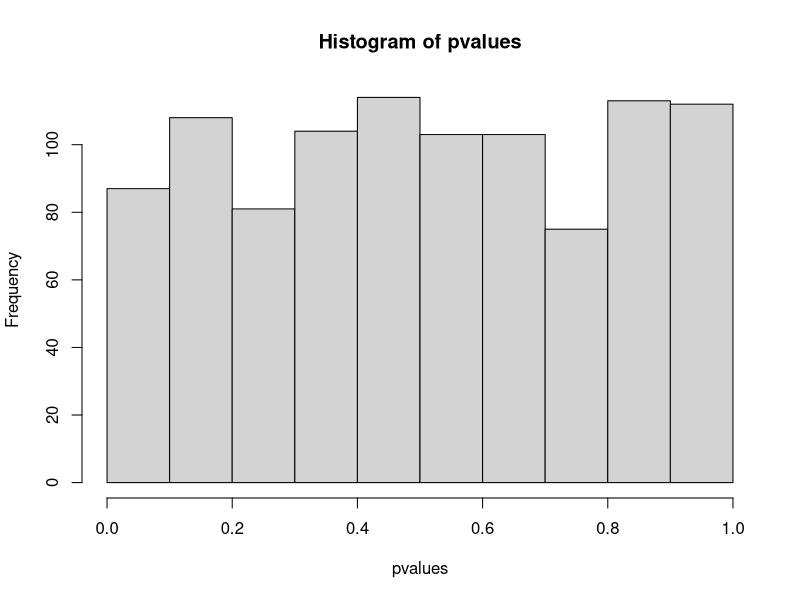

Recreate this plot in R.

#Code samples 1000 values from a binomial distribution,
#computes p-values and plots a histogram of the p-values.
#It shows that p-values under the null are uniformly distributed.
#The code should output an image file of the histogram.

set.seed(101) #pseudo random number generator seed to 101
numbers  = rbinom(1000,500,0.5) #N = 1000, n = 500, p = 0.5

pvalues = (1-pbinom(numbers-1, 500, 0.5)) #calculate p-values

png(file='PvalueHistogram.png')
hist(pvalues) #add freq = false to get density for y-axis

dev.off()
